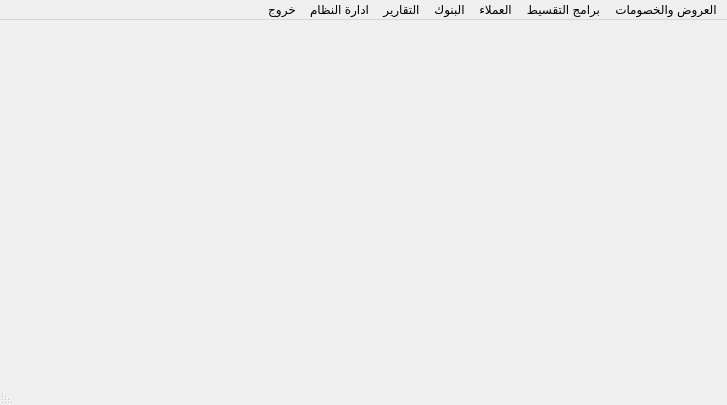
<?xml version="1.0" encoding="UTF-8"?>
<ui version="4.0">
 <class>MainWindow</class>
 <widget class="QMainWindow" name="MainWindow">
  <property name="geometry">
   <rect>
    <x>0</x>
    <y>0</y>
    <width>727</width>
    <height>405</height>
   </rect>
  </property>
  <property name="windowTitle">
   <string>MainWindow</string>
  </property>
  <property name="layoutDirection">
   <enum>Qt::RightToLeft</enum>
  </property>
  <property name="autoFillBackground">
   <bool>false</bool>
  </property>
  <property name="styleSheet">
   <string notr="true"/>
  </property>
  <widget class="QWidget" name="centralwidget"/>
  <widget class="QMenuBar" name="QMenubar">
   <property name="geometry">
    <rect>
     <x>0</x>
     <y>0</y>
     <width>727</width>
     <height>21</height>
    </rect>
   </property>
   <property name="layoutDirection">
    <enum>Qt::RightToLeft</enum>
   </property>
   <widget class="QMenu" name="QM_System">
    <property name="layoutDirection">
     <enum>Qt::RightToLeft</enum>
    </property>
    <property name="title">
     <string>ادارة النظام</string>
    </property>
    <widget class="QMenu" name="QM_Master_Data">
     <property name="layoutDirection">
      <enum>Qt::RightToLeft</enum>
     </property>
     <property name="title">
      <string>البيانات الاساسية</string>
     </property>
     <addaction name="action_28"/>
     <addaction name="action_26"/>
     <addaction name="action_24"/>
     <addaction name="action_25"/>
     <addaction name="action_27"/>
     <addaction name="action_30"/>
     <addaction name="action_35"/>
     <addaction name="action_129"/>
     <addaction name="action_4"/>
     <addaction name="action_BMC_2"/>
     <addaction name="action_140"/>
    </widget>
    <widget class="QMenu" name="QM_Authorization">
     <property name="layoutDirection">
      <enum>Qt::RightToLeft</enum>
     </property>
     <property name="title">
      <string>ادارة المستخدمين</string>
     </property>
     <widget class="QMenu" name="QM_User">
      <property name="title">
       <string>Users</string>
      </property>
      <addaction name="QAct_Create_User"/>
      <addaction name="QAct_Modify_User"/>
      <addaction name="QAct_Copy_User"/>
      <addaction name="QAct_Reset_User_Password"/>
      <addaction name="QAct_Assign_User_to_Roles"/>
      <addaction name="QAct_Create_User_Card"/>
      <addaction name="QAct_Modify_User_Card"/>
     </widget>
     <widget class="QMenu" name="QM_Form">
      <property name="title">
       <string>Forms</string>
      </property>
      <addaction name="QAct_Create_Form"/>
      <addaction name="QAct_Modify_Form"/>
      <addaction name="QAct_Create_Form_Item"/>
      <addaction name="QAct_Modify_Form_Item"/>
     </widget>
     <widget class="QMenu" name="QM_Privilage">
      <property name="title">
       <string>Privilages</string>
      </property>
      <addaction name="QAct_Create_Privilage"/>
      <addaction name="QAct_Modify_Privilage"/>
     </widget>
     <widget class="QMenu" name="QM_Role">
      <property name="title">
       <string>Roles</string>
      </property>
      <addaction name="QAct_Create_Role"/>
      <addaction name="QAct_Modify_Role"/>
      <addaction name="QAct_Modify_Roles_Privilages"/>
      <addaction name="QAct_Copy_Role"/>
     </widget>
     <widget class="QMenu" name="QM_Function_Key">
      <property name="title">
       <string>Function Keys</string>
      </property>
      <addaction name="QAct_Create_Function_Keys"/>
      <addaction name="QAct_Modify_Function_Keys"/>
     </widget>
     <addaction name="QM_User"/>
     <addaction name="QM_Role"/>
     <addaction name="QM_Privilage"/>
     <addaction name="QM_Form"/>
     <addaction name="QM_Function_Key"/>
    </widget>
    <widget class="QMenu" name="menuConfiguration">
     <property name="title">
      <string>Configuration</string>
     </property>
     <addaction name="actionParameter"/>
    </widget>
    <addaction name="QM_Master_Data"/>
    <addaction name="QM_Authorization"/>
    <addaction name="menuConfiguration"/>
   </widget>
   <widget class="QMenu" name="QM_Promotion">
    <property name="layoutDirection">
     <enum>Qt::RightToLeft</enum>
    </property>
    <property name="title">
     <string>العروض والخصومات</string>
    </property>
    <widget class="QMenu" name="QM_Promotion_Prom">
     <property name="layoutDirection">
      <enum>Qt::RightToLeft</enum>
     </property>
     <property name="autoFillBackground">
      <bool>false</bool>
     </property>
     <property name="title">
      <string>العروض</string>
     </property>
     <addaction name="QAct_Prom_Add"/>
     <addaction name="QAct_Prom_Edit"/>
     <addaction name="separator"/>
     <addaction name="QAct_Prom_Activate"/>
     <addaction name="separator"/>
     <addaction name="QAct_Prom_Deactivate"/>
     <addaction name="separator"/>
     <addaction name="QAct_Prom_Date_Increase"/>
     <addaction name="separator"/>
     <addaction name="QAct_Prom_Copy"/>
     <addaction name="separator"/>
     <addaction name="QAct_Prom_Upload"/>
     <addaction name="separator"/>
    </widget>
    <widget class="QMenu" name="QM_Promotion_Voucher">
     <property name="title">
      <string>قسيمة مشتريات</string>
     </property>
     <addaction name="QAct_Voucher_Add"/>
     <addaction name="QAct_Voucher_Edit"/>
     <addaction name="separator"/>
     <addaction name="QAct_Voucher_Activate"/>
     <addaction name="separator"/>
     <addaction name="QAct_Voucher_Deactivate"/>
     <addaction name="separator"/>
     <addaction name="QAct_Voucher_Print"/>
    </widget>
    <widget class="QMenu" name="QM_Promotion_Magazine">
     <property name="title">
      <string>المجلة</string>
     </property>
     <addaction name="QAct_Magazine_Add"/>
     <addaction name="separator"/>
     <addaction name="QAct_Magazine_Edit"/>
     <addaction name="separator"/>
     <addaction name="QAct_Magazine_Actiavte"/>
     <addaction name="QAct_Magazine_Deactivate"/>
    </widget>
    <widget class="QMenu" name="QM_Promotion_Coupon">
     <property name="title">
      <string>كوبونات الخصم</string>
     </property>
     <addaction name="QAct_Coupon_Add"/>
     <addaction name="QAct_Coupon_Edit"/>
     <addaction name="separator"/>
     <addaction name="QAct_Coupon_Activate"/>
     <addaction name="separator"/>
     <addaction name="QAct_Coupon_Deactivate"/>
     <addaction name="separator"/>
     <addaction name="QAct_Coupon_Print"/>
     <addaction name="separator"/>
    </widget>
    <addaction name="QM_Promotion_Prom"/>
    <addaction name="separator"/>
    <addaction name="QM_Promotion_Coupon"/>
    <addaction name="separator"/>
    <addaction name="QM_Promotion_Voucher"/>
    <addaction name="separator"/>
    <addaction name="QM_Promotion_Magazine"/>
    <addaction name="separator"/>
   </widget>
   <widget class="QMenu" name="QM_Installment">
    <property name="layoutDirection">
     <enum>Qt::RightToLeft</enum>
    </property>
    <property name="title">
     <string>برامج التقسيط</string>
    </property>
    <widget class="QMenu" name="QM_Installment_System">
     <property name="title">
      <string>نظام التقسيط</string>
     </property>
     <addaction name="QAct_Install_Add"/>
     <addaction name="QAct_Install_Edit"/>
     <addaction name="QAct_Install_Activate"/>
     <addaction name="QAct_Install_Deactivate"/>
    </widget>
    <widget class="QMenu" name="QM_Installment_Item">
     <property name="title">
      <string>اصناف التقسيط</string>
     </property>
     <addaction name="QAct_Install_Item_Upload"/>
     <addaction name="QAct_Install_Item_Upload_Reject"/>
    </widget>
    <addaction name="QM_Installment_System"/>
    <addaction name="QM_Installment_Item"/>
   </widget>
   <widget class="QMenu" name="QM_Customer">
    <property name="layoutDirection">
     <enum>Qt::RightToLeft</enum>
    </property>
    <property name="title">
     <string>العملاء</string>
    </property>
    <widget class="QMenu" name="QM_Customer_Data">
     <property name="layoutDirection">
      <enum>Qt::RightToLeft</enum>
     </property>
     <property name="title">
      <string>بيانات العملاء</string>
     </property>
     <addaction name="QAct_Cust_Add"/>
     <addaction name="QAct_Cust_Edit"/>
     <addaction name="QAct_Cust_Deactivate"/>
     <addaction name="separator"/>
     <addaction name="QAct_Cust_Upload_Data"/>
     <addaction name="separator"/>
     <addaction name="QAct_Cust_Card"/>
     <addaction name="separator"/>
     <addaction name="QAct_Cust_Points_Upload"/>
    </widget>
    <widget class="QMenu" name="QM_Customer_Group">
     <property name="layoutDirection">
      <enum>Qt::RightToLeft</enum>
     </property>
     <property name="title">
      <string>مجموعات العملاء</string>
     </property>
     <addaction name="QAct_Cust_Grp_Add"/>
     <addaction name="QAct_Cust_Grp_Edit"/>
     <addaction name="QAct_Cust_Grp_Deactivate"/>
     <addaction name="separator"/>
    </widget>
    <widget class="QMenu" name="QM_Customer_Level">
     <property name="title">
      <string>مستويات العملاء</string>
     </property>
     <addaction name="QAct_Cust_Lvl_Add"/>
     <addaction name="QAct_Cust_Lvl_Edit"/>
     <addaction name="QAct_Cust_Lvl_Promote"/>
     <addaction name="QAct_Cust_Promote_Manual"/>
    </widget>
    <widget class="QMenu" name="QM_Customer_Points">
     <property name="title">
      <string>الهدايا والنقاط المكتسبة</string>
     </property>
     <addaction name="QAct_Cust_Gift_Define"/>
     <addaction name="QAct_Cust_Points_Redeem_Define"/>
     <addaction name="separator"/>
     <addaction name="QAct_Cust_Points_By_Section"/>
     <addaction name="QAct_Cust_Points_By_Item"/>
     <addaction name="QAct_Cust_Points_Data_Upload"/>
     <addaction name="separator"/>
    </widget>
    <widget class="QMenu" name="QM_Customer_Redeem">
     <property name="title">
      <string>منح الهدايا واستبدال النقاط</string>
     </property>
     <addaction name="QAct_Cust_Redeem_Voucher"/>
     <addaction name="QAct_Cust_Redeem_Gift"/>
     <addaction name="QAct_Cust_Gift_make"/>
     <addaction name="QAct_Cust_Redeem_Voucher_Print"/>
    </widget>
    <addaction name="QM_Customer_Group"/>
    <addaction name="QM_Customer_Level"/>
    <addaction name="separator"/>
    <addaction name="QM_Customer_Data"/>
    <addaction name="separator"/>
    <addaction name="QM_Customer_Points"/>
    <addaction name="QM_Customer_Redeem"/>
    <addaction name="action_2"/>
   </widget>
   <widget class="QMenu" name="QM_Report">
    <property name="layoutDirection">
     <enum>Qt::RightToLeft</enum>
    </property>
    <property name="title">
     <string>التقارير</string>
    </property>
    <widget class="QMenu" name="QM_Report_Master_Data">
     <property name="layoutDirection">
      <enum>Qt::RightToLeft</enum>
     </property>
     <property name="title">
      <string>تقارير البيانات الاساسية</string>
     </property>
     <addaction name="QAct_Report_Master_Data_1"/>
     <addaction name="QAct_Report_Master_Data_2"/>
     <addaction name="QAct_Report_Master_Data_3"/>
     <addaction name="QAct_Report_Master_Data_4"/>
     <addaction name="QAct_Report_Master_Data_5"/>
    </widget>
    <widget class="QMenu" name="QM_Report_Sale">
     <property name="layoutDirection">
      <enum>Qt::RightToLeft</enum>
     </property>
     <property name="title">
      <string>تقارير المبيعات</string>
     </property>
     <addaction name="QAct_Report_Sale_1"/>
     <addaction name="QAct_Report_Sale_2"/>
     <addaction name="QAct_Report_Sale_3"/>
     <addaction name="QAct_Report_Sale_4"/>
     <addaction name="QAct_Report_Sale_5"/>
     <addaction name="QAct_Report_Sale_6"/>
     <addaction name="QAct_Report_Sale_7"/>
     <addaction name="QAct_Report_Sale_8"/>
     <addaction name="QAct_Report_Sale_9"/>
     <addaction name="QAct_Report_Sale_10"/>
     <addaction name="QAct_Report_Sale_11"/>
     <addaction name="QAct_Report_Sale_12"/>
     <addaction name="QAct_Report_Sale_13"/>
    </widget>
    <widget class="QMenu" name="QM_Report_Main_Safe">
     <property name="title">
      <string>تقارير الخزينة المركزية</string>
     </property>
     <addaction name="QAct_Report_Main_Safe_1"/>
     <addaction name="QAct_Report_Main_Safe_2"/>
     <addaction name="QAct_Report_Main_Safe_3"/>
     <addaction name="QAct_Report_Main_Safe_4"/>
     <addaction name="QAct_Report_Main_Safe_5"/>
     <addaction name="QAct_Report_Main_Safe_6"/>
     <addaction name="QAct_Report_Main_Safe_7"/>
     <addaction name="QAct_Report_Main_Safe_8"/>
     <addaction name="QAct_Report_Main_Safe_9"/>
     <addaction name="QAct_Report_Main_Safe_10"/>
    </widget>
    <widget class="QMenu" name="QM_Report_Return">
     <property name="title">
      <string>تقارير الارتجاع</string>
     </property>
     <addaction name="QAct_Report_Return_1"/>
     <addaction name="QAct_Report_Return_2"/>
     <addaction name="QAct_Report_Return_3"/>
     <addaction name="QAct_Report_Return_4"/>
     <addaction name="QAct_Report_Return_5"/>
    </widget>
    <widget class="QMenu" name="QM_Report_KPI">
     <property name="title">
      <string>تقارير احصائية عملاء التجزئة</string>
     </property>
     <addaction name="QAct_Report_KPI_1"/>
     <addaction name="QAct_Report_KPI_2"/>
     <addaction name="QAct_Report_KPI_3"/>
    </widget>
    <widget class="QMenu" name="QM_Report_Checking">
     <property name="title">
      <string>تقارير رقابية</string>
     </property>
     <addaction name="action_119"/>
     <addaction name="action_120"/>
     <addaction name="action_121"/>
     <addaction name="action_122"/>
     <addaction name="action_123"/>
    </widget>
    <widget class="QMenu" name="QM_Report_Promotion">
     <property name="title">
      <string>تقارير العروض والخصومات</string>
     </property>
     <addaction name="QAct_Report_Promotion_1"/>
     <addaction name="QAct_Report_Promotion_2"/>
     <addaction name="QAct_Report_Promotion_3"/>
    </widget>
    <widget class="QMenu" name="QM_Report_Bank">
     <property name="layoutDirection">
      <enum>Qt::RightToLeft</enum>
     </property>
     <property name="title">
      <string>تقارير البنوك</string>
     </property>
     <widget class="QMenu" name="menu_25">
      <property name="layoutDirection">
       <enum>Qt::RightToLeft</enum>
      </property>
      <property name="title">
       <string>كروت الإئتمان</string>
      </property>
      <addaction name="action_104"/>
      <addaction name="action_103"/>
      <addaction name="action_105"/>
      <addaction name="action_9"/>
     </widget>
     <addaction name="action_3"/>
     <addaction name="menu_25"/>
    </widget>
    <widget class="QMenu" name="QM_Report_Installment">
     <property name="title">
      <string>تقارير انظمة التقسيط</string>
     </property>
     <addaction name="action_22"/>
     <addaction name="action_46"/>
     <addaction name="action_23"/>
     <addaction name="action_29"/>
     <addaction name="action_36"/>
     <addaction name="action_39"/>
    </widget>
    <widget class="QMenu" name="QM_Report_Cust">
     <property name="title">
      <string>تقارير العملاء</string>
     </property>
     <addaction name="QAct_Report_Cust_1"/>
     <addaction name="QAct_Report_Cust_2"/>
     <addaction name="QAct_Report_Cust_3"/>
     <addaction name="QAct_Report_Cust_4"/>
     <addaction name="QAct_Report_Cust_5"/>
     <addaction name="QAct_Report_Cust_6"/>
     <addaction name="QAct_Report_Cust_7"/>
     <addaction name="QAct_Report_Cust_8"/>
     <addaction name="QAct_Report_Cust_9"/>
     <addaction name="QAct_Report_Cust_10"/>
     <addaction name="QAct_Report_Cust_11"/>
     <addaction name="QAct_Report_Cust_12"/>
     <addaction name="QAct_Report_Cust_13"/>
     <addaction name="QAct_Report_Cust_14"/>
     <addaction name="QAct_Report_Cust_15"/>
     <addaction name="QAct_Report_Cust_16"/>
     <addaction name="QAct_Report_Cust_17"/>
     <addaction name="separator"/>
     <addaction name="QAct_Report_Cust_18"/>
     <addaction name="QAct_Report_Cust_19"/>
     <addaction name="QAct_Report_Cust_20"/>
     <addaction name="QAct_Report_Cust_21"/>
     <addaction name="QAct_Report_Cust_22"/>
     <addaction name="QAct_Report_Cust_23"/>
    </widget>
    <addaction name="QM_Report_Cust"/>
    <addaction name="QM_Report_Sale"/>
    <addaction name="QM_Report_Return"/>
    <addaction name="QM_Report_Main_Safe"/>
    <addaction name="QM_Report_KPI"/>
    <addaction name="QM_Report_Master_Data"/>
    <addaction name="QM_Report_Promotion"/>
    <addaction name="QM_Report_Bank"/>
    <addaction name="QM_Report_Installment"/>
    <addaction name="QAct_Report_Invoice"/>
    <addaction name="QAct_Report_Vendor"/>
    <addaction name="QM_Report_Checking"/>
   </widget>
   <widget class="QMenu" name="menu_27">
    <property name="title">
     <string>خروج</string>
    </property>
   </widget>
   <widget class="QMenu" name="menu_2">
    <property name="title">
     <string>البنوك</string>
    </property>
   </widget>
   <addaction name="QM_Promotion"/>
   <addaction name="QM_Installment"/>
   <addaction name="QM_Customer"/>
   <addaction name="menu_2"/>
   <addaction name="QM_Report"/>
   <addaction name="QM_System"/>
   <addaction name="menu_27"/>
  </widget>
  <widget class="QStatusBar" name="statusbar"/>
  <action name="action_6">
   <property name="text">
    <string>تفعيل العروض</string>
   </property>
  </action>
  <action name="action_7">
   <property name="text">
    <string>مد سريان العروض</string>
   </property>
  </action>
  <action name="action_8">
   <property name="text">
    <string>ايقاف العروض</string>
   </property>
  </action>
  <action name="action_11">
   <property name="text">
    <string>انشاء عرض من اخر منتهى</string>
   </property>
  </action>
  <action name="QAct_Cust_Add">
   <property name="text">
    <string>انشاء عميل</string>
   </property>
  </action>
  <action name="QAct_Cust_Edit">
   <property name="text">
    <string>تعديل بيانات عميل</string>
   </property>
  </action>
  <action name="QAct_Cust_Deactivate">
   <property name="text">
    <string>ايقاف عميل</string>
   </property>
  </action>
  <action name="QAct_Cust_Grp_Add">
   <property name="text">
    <string>انشاء مجموعة عملاء</string>
   </property>
  </action>
  <action name="QAct_Cust_Grp_Edit">
   <property name="text">
    <string>تعديل مجموعة عملاء</string>
   </property>
  </action>
  <action name="QAct_Cust_Grp_Deactivate">
   <property name="text">
    <string>ايقاف مجموعة عملاء</string>
   </property>
  </action>
  <action name="action_24">
   <property name="text">
    <string>طرق الدفع</string>
   </property>
  </action>
  <action name="action_25">
   <property name="text">
    <string>البنوك</string>
   </property>
  </action>
  <action name="action_26">
   <property name="text">
    <string>الفروع</string>
   </property>
  </action>
  <action name="action_27">
   <property name="text">
    <string>انواع العروض</string>
   </property>
  </action>
  <action name="action_28">
   <property name="text">
    <string>الشركات</string>
   </property>
  </action>
  <action name="action_30">
   <property name="text">
    <string>انواع التقسيط</string>
   </property>
  </action>
  <action name="QAct_Install_Add">
   <property name="text">
    <string>انشاء نظام التقسيط</string>
   </property>
  </action>
  <action name="QAct_Install_Edit">
   <property name="text">
    <string>تعديل نظام التقسيط</string>
   </property>
  </action>
  <action name="QAct_Install_Activate">
   <property name="text">
    <string>تفعيل نظام التقسيط</string>
   </property>
  </action>
  <action name="QAct_Install_Deactivate">
   <property name="text">
    <string>ايقاف نظام التقسيط</string>
   </property>
  </action>
  <action name="action_35">
   <property name="text">
    <string>انواع الموردين</string>
   </property>
  </action>
  <action name="QAct_Report_Master_Data_1">
   <property name="text">
    <string>استعلام عن بيانات صنف</string>
   </property>
  </action>
  <action name="QAct_Report_Master_Data_2">
   <property name="text">
    <string>استعلام عن بيانات مورد</string>
   </property>
  </action>
  <action name="action_42">
   <property name="text">
    <string>تقارير مبيعات بالصنف</string>
   </property>
  </action>
  <action name="action_43">
   <property name="text">
    <string>تقارير مبيعات بالقسم</string>
   </property>
  </action>
  <action name="action_44">
   <property name="text">
    <string>تقارير مبيعات بالادارة</string>
   </property>
  </action>
  <action name="QAct_Prom_Add">
   <property name="text">
    <string>انشاء العروض</string>
   </property>
  </action>
  <action name="QAct_Prom_Activate">
   <property name="text">
    <string>تنشيط العروض</string>
   </property>
  </action>
  <action name="QAct_Prom_Deactivate">
   <property name="text">
    <string>ايقاف العروض</string>
   </property>
  </action>
  <action name="QAct_Prom_Date_Increase">
   <property name="text">
    <string>مد سريان العروض</string>
   </property>
  </action>
  <action name="QAct_Prom_Copy">
   <property name="text">
    <string>انشاء عرض من اخر منتهى</string>
   </property>
  </action>
  <action name="QAct_Prom_Upload">
   <property name="text">
    <string>تحميل اصناف العروض</string>
   </property>
  </action>
  <action name="QAct_Coupon_Add">
   <property name="text">
    <string>انشاء كوبون الخصم</string>
   </property>
  </action>
  <action name="QAct_Coupon_Activate">
   <property name="text">
    <string>تنشيط كوبون الخصم</string>
   </property>
  </action>
  <action name="QAct_Coupon_Edit">
   <property name="text">
    <string>تعديل كوبون الخصم</string>
   </property>
  </action>
  <action name="QAct_Coupon_Print">
   <property name="text">
    <string>طباعة كوبون الخصم</string>
   </property>
  </action>
  <action name="QAct_Coupon_Deactivate">
   <property name="text">
    <string>ايقاف كوبون الخصم</string>
   </property>
  </action>
  <action name="QAct_Prom_Edit">
   <property name="text">
    <string>تعديل العروض</string>
   </property>
  </action>
  <action name="QAct_Voucher_Add">
   <property name="text">
    <string>انشاء قسيمة مشتريات</string>
   </property>
  </action>
  <action name="QAct_Voucher_Edit">
   <property name="text">
    <string>تعديل قسيمة مشتريات</string>
   </property>
  </action>
  <action name="QAct_Voucher_Deactivate">
   <property name="text">
    <string>ايقاف قسيمة مشتريات</string>
   </property>
  </action>
  <action name="QAct_Voucher_Activate">
   <property name="text">
    <string>تنشيط قسيمة مشتريات</string>
   </property>
  </action>
  <action name="QAct_Voucher_Print">
   <property name="text">
    <string>طباعة قسيمة مشتريات</string>
   </property>
  </action>
  <action name="QAct_Magazine_Add">
   <property name="text">
    <string>انشاء مجلة</string>
   </property>
  </action>
  <action name="QAct_Magazine_Edit">
   <property name="text">
    <string>تعديل مجلة</string>
   </property>
  </action>
  <action name="action_71">
   <property name="text">
    <string>الاستعلام عن العروض</string>
   </property>
  </action>
  <action name="action_72">
   <property name="text">
    <string>الاستعلام عن كوبونات الخصم</string>
   </property>
  </action>
  <action name="action_73">
   <property name="text">
    <string>الاستعلام عن قسيمة مشتريات</string>
   </property>
  </action>
  <action name="QAct_Magazine_Actiavte">
   <property name="text">
    <string>تنشيط مجلة</string>
   </property>
  </action>
  <action name="QAct_Report_Master_Data_3">
   <property name="text">
    <string>استعلام عن الاصناف طبقا للتقسيم السلعى BMC</string>
   </property>
  </action>
  <action name="QAct_Report_Master_Data_4">
   <property name="text">
    <string>استعلام عن الاصناف على نقاط البيع</string>
   </property>
  </action>
  <action name="QAct_Report_Return_1">
   <property name="text">
    <string>تقارير اسباب الارتجاع</string>
   </property>
  </action>
  <action name="QAct_Report_Master_Data_5">
   <property name="text">
    <string>استعلام عن اجمالى عدد الاصناف حسب كل قسم</string>
   </property>
  </action>
  <action name="QAct_Report_Sale_6">
   <property name="text">
    <string>مبيعات الاصناف بالساعة</string>
   </property>
  </action>
  <action name="QAct_Report_Sale_7">
   <property name="text">
    <string>مبيعات المجموعات الفرعية بالساعة</string>
   </property>
  </action>
  <action name="QAct_Report_Sale_4">
   <property name="text">
    <string>تقرير مبيعات الاصناف حسب الايام</string>
   </property>
  </action>
  <action name="QAct_Report_Sale_5">
   <property name="text">
    <string>تقرير مبيعات المجموعات الفرعية حسب الايام</string>
   </property>
  </action>
  <action name="QAct_Report_Invoice">
   <property name="text">
    <string>الاستعلام عن الفواتير</string>
   </property>
  </action>
  <action name="action_86">
   <property name="text">
    <string>تقارير المدفوعات</string>
   </property>
  </action>
  <action name="QAct_Report_Sale_2">
   <property name="text">
    <string>تقرير مبيعات الصنف على مستوى القسم</string>
   </property>
  </action>
  <action name="QAct_Report_Sale_1">
   <property name="text">
    <string>تقرير مبيعات الصنف على مستوى الادارة</string>
   </property>
  </action>
  <action name="QAct_Report_Sale_3">
   <property name="text">
    <string>تقرير مبيعات الفرع على مستوى نقاط البيع</string>
   </property>
  </action>
  <action name="QAct_Report_Sale_8">
   <property name="text">
    <string>تقرير مبيعات الاصناف حسب فئات الضريبة</string>
   </property>
  </action>
  <action name="QAct_Report_Sale_9">
   <property name="text">
    <string>تقرير مبيعات الاصناف على مستوى الصراف</string>
   </property>
  </action>
  <action name="QAct_Report_Return_5">
   <property name="text">
    <string>تقرير بالاصناف الملغاة فترة</string>
   </property>
  </action>
  <action name="QAct_Report_Sale_10">
   <property name="text">
    <string>تقرير مبيعات اصناف العروض والخصومات</string>
   </property>
  </action>
  <action name="QAct_Report_Return_2">
   <property name="text">
    <string>تقرير اجمالى المرتجعات حسب اسباب الارتجاع</string>
   </property>
  </action>
  <action name="QAct_Report_Return_3">
   <property name="text">
    <string>تقرير تفصيلى بالمرتجعات</string>
   </property>
  </action>
  <action name="QAct_Report_Return_4">
   <property name="text">
    <string>تقرير باكثر اصناف الارتجاع</string>
   </property>
  </action>
  <action name="QAct_Report_Sale_11">
   <property name="text">
    <string>تقرير اكثر الاصناف مبيعا</string>
   </property>
  </action>
  <action name="QAct_Report_Sale_12">
   <property name="text">
    <string>مبيعات الاصناف حسب نوع الصنف</string>
   </property>
  </action>
  <action name="QAct_Report_Main_Safe_1">
   <property name="text">
    <string>تقرير جرد خزينة الصراف</string>
   </property>
  </action>
  <action name="QAct_Report_Main_Safe_2">
   <property name="text">
    <string>اجمالى حركة صراف</string>
   </property>
  </action>
  <action name="QAct_Report_Main_Safe_3">
   <property name="text">
    <string>اجمالى حركة نقاط البيع</string>
   </property>
  </action>
  <action name="action_103">
   <property name="text">
    <string>تقرير حركة كروت الإئتمان</string>
   </property>
  </action>
  <action name="action_104">
   <property name="text">
    <string>تقرير بالكروت المرتجعة</string>
   </property>
  </action>
  <action name="action_105">
   <property name="text">
    <string>تقرير طرق استخدام كروت الإئتمان حسب نقاط البيع</string>
   </property>
  </action>
  <action name="QAct_Report_Main_Safe_4">
   <property name="text">
    <string>تقرير تدفق النقدية حسب كل كاشير</string>
   </property>
  </action>
  <action name="QAct_Report_Sale_13">
   <property name="text">
    <string>مبيعات الفرع موزع حسب طريقة السداد</string>
   </property>
  </action>
  <action name="QAct_Report_Main_Safe_5">
   <property name="text">
    <string>تقرير تدفق النقدية حسب الايام</string>
   </property>
  </action>
  <action name="QAct_Report_Main_Safe_6">
   <property name="text">
    <string>تقرير تدفق النقدية حسب نقاط البيع</string>
   </property>
  </action>
  <action name="QAct_Report_Main_Safe_7">
   <property name="text">
    <string>تقرير قيمة فروق التقريب</string>
   </property>
  </action>
  <action name="QAct_Report_Main_Safe_8">
   <property name="text">
    <string>تقرير عجز وزيادة الصرافين تفصيلى</string>
   </property>
  </action>
  <action name="action_112">
   <property name="text">
    <string>تقرير اجمالى عجز وزيادة الصرافين تفصيلى</string>
   </property>
  </action>
  <action name="QAct_Report_Main_Safe_9">
   <property name="text">
    <string>تقرير الفواتير المباعة ائتمان وتم الارتجاع نقدى</string>
   </property>
  </action>
  <action name="QAct_Report_Main_Safe_10">
   <property name="text">
    <string>تقرير حسب طريقة السداد</string>
   </property>
  </action>
  <action name="QAct_Report_KPI_1">
   <property name="text">
    <string>تقارير بعدد العملاء ومتوسط الشراء</string>
   </property>
  </action>
  <action name="QAct_Report_KPI_2">
   <property name="text">
    <string>تقارير بعدد العملاء طبقا لقيمة المشتريات</string>
   </property>
  </action>
  <action name="QAct_Report_KPI_3">
   <property name="text">
    <string>تقارير بعدد العملاء طبقا لقيمة لعدد الساعات</string>
   </property>
  </action>
  <action name="action_119">
   <property name="text">
    <string>تقرير مراقبة انشطة الصراف</string>
   </property>
  </action>
  <action name="action_120">
   <property name="text">
    <string>عدد الفواتير لكل صراف</string>
   </property>
  </action>
  <action name="action_121">
   <property name="text">
    <string>تقرير بتوقيت فواتير الكاشير</string>
   </property>
  </action>
  <action name="action_122">
   <property name="text">
    <string>تقرير متابعة وصول المبيعات من نقاط البيع بالايام</string>
   </property>
  </action>
  <action name="action_123">
   <property name="text">
    <string>تقرير متابعة وصول المبيعات من نقاط البيع بالنقاط</string>
   </property>
  </action>
  <action name="QAct_Report_Promotion_1">
   <property name="text">
    <string>الاستعلام عن العروض</string>
   </property>
  </action>
  <action name="QAct_Report_Promotion_2">
   <property name="text">
    <string>الاستعلام عن كوبونات الخصم</string>
   </property>
  </action>
  <action name="QAct_Report_Promotion_3">
   <property name="text">
    <string>الاستعلام عن قسيمة مشتريات</string>
   </property>
  </action>
  <action name="QAct_Create_User">
   <property name="enabled">
    <bool>true</bool>
   </property>
   <property name="text">
    <string>Create User</string>
   </property>
  </action>
  <action name="QAct_Modify_User">
   <property name="text">
    <string>Modify User</string>
   </property>
  </action>
  <action name="QAct_Copy_User">
   <property name="text">
    <string>Copy User</string>
   </property>
  </action>
  <action name="QAct_Reset_User_Password">
   <property name="text">
    <string>Reset User Password</string>
   </property>
  </action>
  <action name="QAct_Create_Role">
   <property name="text">
    <string>Create Role</string>
   </property>
  </action>
  <action name="QAct_Modify_Role">
   <property name="text">
    <string>Modify Role</string>
   </property>
  </action>
  <action name="QAct_Assign_User_to_Roles">
   <property name="text">
    <string>Assign User to Roles</string>
   </property>
  </action>
  <action name="QAct_Modify_Roles_Privilages">
   <property name="text">
    <string>Modify Roles Privilages and Function Keys</string>
   </property>
  </action>
  <action name="QAct_Create_Form">
   <property name="text">
    <string>Create Form</string>
   </property>
  </action>
  <action name="QAct_Modify_Form">
   <property name="text">
    <string>Modify Form</string>
   </property>
  </action>
  <action name="QAct_Create_Form_Item">
   <property name="text">
    <string>Create Form Item</string>
   </property>
  </action>
  <action name="QAct_Modify_Form_Item">
   <property name="text">
    <string>Modify Form Item</string>
   </property>
  </action>
  <action name="QAct_Copy_Role">
   <property name="text">
    <string>Copy Role</string>
   </property>
  </action>
  <action name="QAct_Create_Privilage">
   <property name="text">
    <string>Create Privilage</string>
   </property>
  </action>
  <action name="QAct_Modify_Privilage">
   <property name="text">
    <string>Modify Privilage</string>
   </property>
  </action>
  <action name="QAct_Create_Function_Keys">
   <property name="text">
    <string>Create Function Keys</string>
   </property>
  </action>
  <action name="QAct_Modify_Function_Keys">
   <property name="text">
    <string>Modify Function Keys</string>
   </property>
  </action>
  <action name="actionAssign_Function_Keys_to_Roles">
   <property name="text">
    <string>Assign Function Keys to Roles</string>
   </property>
  </action>
  <action name="actionAssign_Function_Keys_to_Roles_2">
   <property name="text">
    <string>Assign Function Keys to Roles</string>
   </property>
  </action>
  <action name="QAct_Create_User_Card">
   <property name="text">
    <string>Create User Card</string>
   </property>
  </action>
  <action name="QAct_Modify_User_Card">
   <property name="text">
    <string>Modify User Card</string>
   </property>
  </action>
  <action name="action_129">
   <property name="text">
    <string>انواع المستخدمين</string>
   </property>
  </action>
  <action name="QAct_Report_Vendor">
   <property name="text">
    <string>الاستعلام عن الموردين</string>
   </property>
  </action>
  <action name="action_3">
   <property name="text">
    <string>الاستعلام عن البنوك</string>
   </property>
  </action>
  <action name="action_BMC_2">
   <property name="text">
    <string>شجرة الاصناف BMC</string>
   </property>
  </action>
  <action name="action_4">
   <property name="text">
    <string>تحديث الموردين</string>
   </property>
  </action>
  <action name="action_9">
   <property name="text">
    <string>تقرير حركة كروت الائتمان تقسيط</string>
   </property>
  </action>
  <action name="action_22">
   <property name="text">
    <string>تقرير قواعد التقسيط</string>
   </property>
  </action>
  <action name="action_23">
   <property name="text">
    <string>تقرير فواتير البيع تقسيط</string>
   </property>
  </action>
  <action name="action_29">
   <property name="text">
    <string>تقرير اجمالى مبيعات التقسيط فترة</string>
   </property>
  </action>
  <action name="action_36">
   <property name="text">
    <string>تقرير الاصناف الممنوعة من التقسيط</string>
   </property>
  </action>
  <action name="action_39">
   <property name="text">
    <string>تقرير مجموعات الاصناف حسب نظام التقسيط</string>
   </property>
  </action>
  <action name="QAct_Install_Item_Upload">
   <property name="text">
    <string>تحميل اصناف نظام التقسيط</string>
   </property>
  </action>
  <action name="QAct_Install_Item_Upload_Reject">
   <property name="text">
    <string>تحميل اصناف ممنوعة لنظام التقسيط</string>
   </property>
  </action>
  <action name="action_46">
   <property name="text">
    <string>تقرير انظمة التقسيط</string>
   </property>
  </action>
  <action name="action_55">
   <property name="text">
    <string>انشاء مستوى عملاء</string>
   </property>
  </action>
  <action name="action_56">
   <property name="text">
    <string>تعديل مستوى عملاء</string>
   </property>
  </action>
  <action name="QAct_Cust_Lvl_Add">
   <property name="text">
    <string>انشاء مستوى عملاء</string>
   </property>
  </action>
  <action name="QAct_Cust_Lvl_Edit">
   <property name="text">
    <string>تعديل مستوى عملاء</string>
   </property>
  </action>
  <action name="QAct_Cust_Lvl_Promote">
   <property name="text">
    <string>شروط ترقية مستوى عملاء</string>
   </property>
  </action>
  <action name="QAct_Cust_Upload_Data">
   <property name="text">
    <string>تحميل ملف بيانات عملاء</string>
   </property>
  </action>
  <action name="QAct_Cust_Gift_Define">
   <property name="text">
    <string>تعريف اصناف الهدايا</string>
   </property>
  </action>
  <action name="QAct_Cust_Points_By_Section">
   <property name="text">
    <string>تسجيل عدد وقيمة النقاط على مستوى الاقسام</string>
   </property>
  </action>
  <action name="QAct_Cust_Points_By_Item">
   <property name="text">
    <string>تسجيل عدد وقيمة النقاط على مستوى الاصناف</string>
   </property>
  </action>
  <action name="QAct_Cust_Points_Data_Upload">
   <property name="text">
    <string>تحميل ملف عدد وقيمة النقاط</string>
   </property>
  </action>
  <action name="QAct_Cust_Points_Redeem_Define">
   <property name="text">
    <string>تعريف قيمة استبدال النقاط</string>
   </property>
  </action>
  <action name="QAct_Cust_Card">
   <property name="text">
    <string>اصدار وطباعة كروت العملاء</string>
   </property>
  </action>
  <action name="QAct_Cust_Points_Upload">
   <property name="text">
    <string>تحميل نقاط عملاء من خارج النظام</string>
   </property>
  </action>
  <action name="QAct_Cust_Redeem_Voucher">
   <property name="text">
    <string>استبدال النقاط بقسيمة شراء</string>
   </property>
  </action>
  <action name="QAct_Cust_Gift_make">
   <property name="text">
    <string>منح هدايا للعملاء</string>
   </property>
  </action>
  <action name="QAct_Cust_Redeem_Gift">
   <property name="text">
    <string>استبدال النقاط بالهدايا</string>
   </property>
  </action>
  <action name="QAct_Cust_Redeem_Voucher_Print">
   <property name="text">
    <string>اعادة طباعة قسيمة استبدال النقاط</string>
   </property>
  </action>
  <action name="action_140">
   <property name="text">
    <string>اكواد المحافظات والمدن والاحياء</string>
   </property>
  </action>
  <action name="QAct_Report_Cust_1">
   <property name="text">
    <string>تقرير اجمالى مشتريات عميل وعدد زياراته</string>
   </property>
  </action>
  <action name="QAct_Report_Cust_2">
   <property name="text">
    <string>تقرير العملاء ذو اعلى او اقل قيمة مشتريات</string>
   </property>
  </action>
  <action name="QAct_Report_Cust_3">
   <property name="text">
    <string>تقرير العملاء الذين لم يشتروا خلال فترة</string>
   </property>
  </action>
  <action name="QAct_Report_Cust_4">
   <property name="text">
    <string>تقرير بالمبالغ المستحقة للعملاء خلال فترة</string>
   </property>
  </action>
  <action name="QAct_Report_Cust_5">
   <property name="text">
    <string>كشف حساب عميل تفصيلى خلال فترة</string>
   </property>
  </action>
  <action name="QAct_Report_Cust_6">
   <property name="text">
    <string>تقرير مشتريات عميل من الاصناف</string>
   </property>
  </action>
  <action name="QAct_Report_Cust_7">
   <property name="text">
    <string>تقرير مشتريات عميل من الاقسام السلعية</string>
   </property>
  </action>
  <action name="QAct_Report_Cust_8">
   <property name="text">
    <string>تقرير مشتريات عميل من الاقسام الخاضعة وغير الخاضعة للعضوية</string>
   </property>
  </action>
  <action name="QAct_Report_Cust_9">
   <property name="text">
    <string>تقرير اعلى واقل اصناف للعملاء</string>
   </property>
  </action>
  <action name="QAct_Report_Cust_10">
   <property name="text">
    <string>تقرير ارصدة ايصالات استبدال النقاط</string>
   </property>
  </action>
  <action name="QAct_Report_Cust_11">
   <property name="text">
    <string>تقرير تفصيلى حركات عميل</string>
   </property>
  </action>
  <action name="QAct_Report_Cust_12">
   <property name="text">
    <string>تقرير بالقسائم التى انتهى تاريخ صلاحيتها ولم تستخدم</string>
   </property>
  </action>
  <action name="QAct_Report_Cust_13">
   <property name="text">
    <string>تقرير تفصيلى يوضح طرق استبدال النقاط</string>
   </property>
  </action>
  <action name="QAct_Report_Cust_14">
   <property name="text">
    <string>تقرير تفصيلى يوضح اعداد وقيم طرق استبدال النقاط</string>
   </property>
  </action>
  <action name="QAct_Report_Cust_15">
   <property name="text">
    <string>تقرير زيارة العميل للاقسام وقيمة مشترياته</string>
   </property>
  </action>
  <action name="QAct_Report_Cust_16">
   <property name="text">
    <string>تقرير حركات قسائم الشراء الخاصة بالعضوية</string>
   </property>
  </action>
  <action name="QAct_Report_Cust_17">
   <property name="text">
    <string>تقرير بنقاط العملاء حسب مصدر النقاط</string>
   </property>
  </action>
  <action name="action_158">
   <property name="text">
    <string>تقرير مجمع بنقاط العملاء وحسب العميل</string>
   </property>
  </action>
  <action name="QAct_Report_Cust_18">
   <property name="text">
    <string>تقرير بتواريخ ميلاد العملاء</string>
   </property>
  </action>
  <action name="QAct_Report_Cust_19">
   <property name="text">
    <string>تقرير قيم مشتريات العملاء خلال فترة</string>
   </property>
  </action>
  <action name="QAct_Report_Cust_20">
   <property name="text">
    <string>تقرير بارصدة العملاء</string>
   </property>
  </action>
  <action name="QAct_Report_Cust_21">
   <property name="text">
    <string>تقرير بالاصناف المستبدلة للعملاء خلال فترة</string>
   </property>
  </action>
  <action name="QAct_Report_Cust_22">
   <property name="text">
    <string>تقرير بالهدايا الممنوحة للعملاء</string>
   </property>
  </action>
  <action name="QAct_Report_Cust_23">
   <property name="text">
    <string>تقرير لاجراء السحب للعملاء</string>
   </property>
  </action>
  <action name="QAct_Magazine_Deactivate">
   <property name="text">
    <string>أيقاف مجلة</string>
   </property>
  </action>
  <action name="action">
   <property name="text">
    <string>ترقية مستوى العملاء</string>
   </property>
  </action>
  <action name="QAct_Cust_Promote_Manual">
   <property name="text">
    <string>ترقية مستوى عملاء-يدوى</string>
   </property>
  </action>
  <action name="action_2">
   <property name="text">
    <string>خدمة العملاء</string>
   </property>
  </action>
  <action name="actionParameter">
   <property name="text">
    <string>Parameter</string>
   </property>
  </action>
 </widget>
 <resources/>
 <connections/>
</ui>
